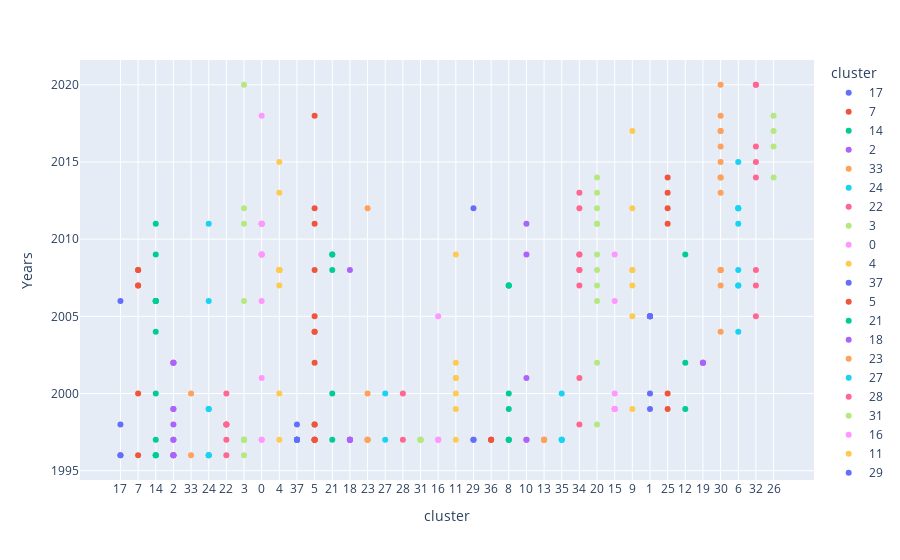

Here is the notebook cell this chart was saved with:
### Code cell
import plotly.express as px

recommd_cluster['cluster'] = recommd_cluster['cluster'].astype(str)
fig = px.scatter(recommd_cluster, y="Years", x="cluster", color="cluster")

fig.show()

### Figure 1 — Plotly figure (JSON) as saved in the notebook; plotly's stock layout.template omitted (floating-point values rounded to 4 significant figures)
{"data": [{"hovertemplate": "cluster=%{x}<br>Years=%{y}<extra></extra>", "legendgroup": "17", "marker": {"color": "#636efa", "symbol": "circle"}, "mode": "markers", "name": "17", "orientation": "v", "showlegend": true, "type": "scatter", "x": ["17", "17", "17", "17"], "xaxis": "x", "y": [1996, 1996, 1998, 2006], "yaxis": "y"}, {"hovertemplate": "cluster=%{x}<br>Years=%{y}<extra></extra>", "legendgroup": "7", "marker": {"color": "#EF553B", "symbol": "circle"}, "mode": "markers", "name": "7", "orientation": "v", "showlegend": true, "type": "scatter", "x": ["7", "7", "7", "7", "7", "7"], "xaxis": "x", "y": [1996, 2000, 2007, 2007, 2008, 2008], "yaxis": "y"}, {"hovertemplate": "cluster=%{x}<br>Years=%{y}<extra></extra>", "legendgroup": "14", "marker": {"color": "#00cc96", "symbol": "circle"}, "mode": "markers", "name": "14", "orientation": "v", "showlegend": true, "type": "scatter", "x": ["14", "14", "14", "14", "14", "14", "14", "14", "14", "14", "14", "14"], "xaxis": "x", "y": [1996, 1996, 1996, 1997, 2000, 2004, 2006, 2006, 2006, 2006, 2009, 2011], "yaxis": "y"}, {"hovertemplate": "cluster=%{x}<br>Years=%{y}<extra></extra>", "legendgroup": "2", "marker": {"color": "#ab63fa", "symbol": "circle"}, "mode": "markers", "name": "2", "orientation": "v", "showlegend": true, "type": "scatter", "x": ["2", "2", "2", "2", "2", "2", "2", "2", "2", "2", "2", "2"], "xaxis": "x", "y": [1996, 1996, 1996, 1996, 1997, 1997, 1998, 1999, 1999, 2002, 2002, 2002], "yaxis": "y"}, {"hovertemplate": "cluster=%{x}<br>Years=%{y}<extra></extra>", "legendgroup": "33", "marker": {"color": "#FFA15A", "symbol": "circle"}, "mode": "markers", "name": "33", "orientation": "v", "showlegend": true, "type": "scatter", "x": ["33", "33"], "xaxis": "x", "y": [1996, 2000], "yaxis": "y"}, {"hovertemplate": "cluster=%{x}<br>Years=%{y}<extra></extra>", "legendgroup": "24", "marker": {"color": "#19d3f3", "symbol": "circle"}, "mode": "markers", "name": "24", "orientation": "v", "showlegend": true, "type": "scatter", "x": ["24", "24", "24", "24", "24", "24", "24"], "xaxis": "x", "y": [1996, 1996, 1996, 1999, 1999, 2006, 2011], "yaxis": "y"}, {"hovertemplate": "cluster=%{x}<br>Years=%{y}<extra></extra>", "legendgroup": "22", "marker": {"color": "#FF6692", "symbol": "circle"}, "mode": "markers", "name": "22", "orientation": "v", "showlegend": true, "type": "scatter", "x": ["22", "22", "22", "22", "22", "22"], "xaxis": "x", "y": [1996, 1997, 1998, 1998, 1998, 2000], "yaxis": "y"}, {"hovertemplate": "cluster=%{x}<br>Years=%{y}<extra></extra>", "legendgroup": "3", "marker": {"color": "#B6E880", "symbol": "circle"}, "mode": "markers", "name": "3", "orientation": "v", "showlegend": true, "type": "scatter", "x": ["3", "3", "3", "3", "3", "3", "3", "3", "3", "3"], "xaxis": "x", "y": [1996, 1997, 1997, 1997, 1997, 1997, 2006, 2011, 2012, 2020], "yaxis": "y"}, {"hovertemplate": "cluster=%{x}<br>Years=%{y}<extra></extra>", "legendgroup": "0", "marker": {"color": "#FF97FF", "symbol": "circle"}, "mode": "markers", "name": "0", "orientation": "v", "showlegend": true, "type": "scatter", "x": ["0", "0", "0", "0", "0", "0", "0", "0", "0", "0", "0", "0", "0"], "xaxis": "x", "y": [1997, 1997, 2001, 2006, 2009, 2009, 2009, 2009, 2011, 2011, 2011, 2011, 2018], "yaxis": "y"}, {"hovertemplate": "cluster=%{x}<br>Years=%{y}<extra></extra>", "legendgroup": "4", "marker": {"color": "#FECB52", "symbol": "circle"}, "mode": "markers", "name": "4", "orientation": "v", "showlegend": true, "type": "scatter", "x": ["4", "4", "4", "4", "4", "4", "4", "4", "4", "4", "4", "4"], "xaxis": "x", "y": [1997, 2000, 2007, 2008, 2008, 2008, 2008, 2008, 2008, 2008, 2013, 2015], "yaxis": "y"}, {"hovertemplate": "cluster=%{x}<br>Years=%{y}<extra></extra>", "legendgroup": "37", "marker": {"color": "#636efa", "symbol": "circle"}, "mode": "markers", "name": "37", "orientation": "v", "showlegend": true, "type": "scatter", "x": ["37", "37", "37", "37", "37", "37", "37", "37"], "xaxis": "x", "y": [1997, 1997, 1997, 1997, 1997, 1997, 1997, 1998], "yaxis": "y"}, {"hovertemplate": "cluster=%{x}<br>Years=%{y}<extra></extra>", "legendgroup": "5", "marker": {"color": "#EF553B", "symbol": "circle"}, "mode": "markers", "name": "5", "orientation": "v", "showlegend": true, "type": "scatter", "x": ["5", "5", "5", "5", "5", "5", "5", "5", "5", "5", "5", "5", "5", "5", "5"], "xaxis": "x", "y": [1997, 1997, 1997, 1997, 1997, 1998, 1998, 2002, 2004, 2004, 2005, 2008, 2011, 2012, 2018], "yaxis": "y"}, {"hovertemplate": "cluster=%{x}<br>Years=%{y}<extra></extra>", "legendgroup": "21", "marker": {"color": "#00cc96", "symbol": "circle"}, "mode": "markers", "name": "21", "orientation": "v", "showlegend": true, "type": "scatter", "x": ["21", "21", "21", "21", "21"], "xaxis": "x", "y": [1997, 2000, 2008, 2009, 2009], "yaxis": "y"}, {"hovertemplate": "cluster=%{x}<br>Years=%{y}<extra></extra>", "legendgroup": "18", "marker": {"color": "#ab63fa", "symbol": "circle"}, "mode": "markers", "name": "18", "orientation": "v", "showlegend": true, "type": "scatter", "x": ["18", "18", "18", "18", "18", "18"], "xaxis": "x", "y": [1997, 1997, 1997, 1997, 1997, 2008], "yaxis": "y"}, {"hovertemplate": "cluster=%{x}<br>Years=%{y}<extra></extra>", "legendgroup": "23", "marker": {"color": "#FFA15A", "symbol": "circle"}, "mode": "markers", "name": "23", "orientation": "v", "showlegend": true, "type": "scatter", "x": ["23", "23", "23", "23", "23"], "xaxis": "x", "y": [1997, 1997, 1997, 2000, 2012], "yaxis": "y"}, {"hovertemplate": "cluster=%{x}<br>Years=%{y}<extra></extra>", "legendgroup": "27", "marker": {"color": "#19d3f3", "symbol": "circle"}, "mode": "markers", "name": "27", "orientation": "v", "showlegend": true, "type": "scatter", "x": ["27", "27"], "xaxis": "x", "y": [1997, 2000], "yaxis": "y"}, {"hovertemplate": "cluster=%{x}<br>Years=%{y}<extra></extra>", "legendgroup": "28", "marker": {"color": "#FF6692", "symbol": "circle"}, "mode": "markers", "name": "28", "orientation": "v", "showlegend": true, "type": "scatter", "x": ["28", "28"], "xaxis": "x", "y": [1997, 2000], "yaxis": "y"}, {"hovertemplate": "cluster=%{x}<br>Years=%{y}<extra></extra>", "legendgroup": "31", "marker": {"color": "#B6E880", "symbol": "circle"}, "mode": "markers", "name": "31", "orientation": "v", "showlegend": true, "type": "scatter", "x": ["31", "31", "31", "31", "31"], "xaxis": "x", "y": [1997, 1997, 1997, 1997, 1997], "yaxis": "y"}, {"hovertemplate": "cluster=%{x}<br>Years=%{y}<extra></extra>", "legendgroup": "16", "marker": {"color": "#FF97FF", "symbol": "circle"}, "mode": "markers", "name": "16", "orientation": "v", "showlegend": true, "type": "scatter", "x": ["16", "16", "16", "16"], "xaxis": "x", "y": [1997, 1997, 1997, 2005], "yaxis": "y"}, {"hovertemplate": "cluster=%{x}<br>Years=%{y}<extra></extra>", "legendgroup": "11", "marker": {"color": "#FECB52", "symbol": "circle"}, "mode": "markers", "name": "11", "orientation": "v", "showlegend": true, "type": "scatter", "x": ["11", "11", "11", "11", "11", "11", "11"], "xaxis": "x", "y": [1997, 1999, 2000, 2001, 2001, 2002, 2009], "yaxis": "y"}, {"hovertemplate": "cluster=%{x}<br>Years=%{y}<extra></extra>", "legendgroup": "29", "marker": {"color": "#636efa", "symbol": "circle"}, "mode": "markers", "name": "29", "orientation": "v", "showlegend": true, "type": "scatter", "x": ["29", "29", "29"], "xaxis": "x", "y": [1997, 1997, 2012], "yaxis": "y"}, {"hovertemplate": "cluster=%{x}<br>Years=%{y}<extra></extra>", "legendgroup": "36", "marker": {"color": "#EF553B", "symbol": "circle"}, "mode": "markers", "name": "36", "orientation": "v", "showlegend": true, "type": "scatter", "x": ["36", "36", "36"], "xaxis": "x", "y": [1997, 1997, 1997], "yaxis": "y"}, {"hovertemplate": "cluster=%{x}<br>Years=%{y}<extra></extra>", "legendgroup": "8", "marker": {"color": "#00cc96", "symbol": "circle"}, "mode": "markers", "name": "8", "orientation": "v", "showlegend": true, "type": "scatter", "x": ["8", "8", "8", "8", "8", "8", "8", "8"], "xaxis": "x", "y": [1997, 1997, 1997, 1999, 2000, 2007, 2007, 2007], "yaxis": "y"}, {"hovertemplate": "cluster=%{x}<br>Years=%{y}<extra></extra>", "legendgroup": "10", "marker": {"color": "#ab63fa", "symbol": "circle"}, "mode": "markers", "name": "10", "orientation": "v", "showlegend": true, "type": "scatter", "x": ["10", "10", "10", "10", "10"], "xaxis": "x", "y": [1997, 1997, 2001, 2009, 2011], "yaxis": "y"}, {"hovertemplate": "cluster=%{x}<br>Years=%{y}<extra></extra>", "legendgroup": "13", "marker": {"color": "#FFA15A", "symbol": "circle"}, "mode": "markers", "name": "13", "orientation": "v", "showlegend": true, "type": "scatter", "x": ["13", "13", "13", "13", "13"], "xaxis": "x", "y": [1997, 1997, 1997, 1997, 1997], "yaxis": "y"}, {"hovertemplate": "cluster=%{x}<br>Years=%{y}<extra></extra>", "legendgroup": "35", "marker": {"color": "#19d3f3", "symbol": "circle"}, "mode": "markers", "name": "35", "orientation": "v", "showlegend": true, "type": "scatter", "x": ["35", "35", "35", "35"], "xaxis": "x", "y": [1997, 1997, 1997, 2000], "yaxis": "y"}, {"hovertemplate": "cluster=%{x}<br>Years=%{y}<extra></extra>", "legendgroup": "34", "marker": {"color": "#FF6692", "symbol": "circle"}, "mode": "markers", "name": "34", "orientation": "v", "showlegend": true, "type": "scatter", "x": ["34", "34", "34", "34", "34", "34", "34", "34", "34"], "xaxis": "x", "y": [1998, 2001, 2007, 2008, 2008, 2009, 2009, 2012, 2013], "yaxis": "y"}, {"hovertemplate": "cluster=%{x}<br>Years=%{y}<extra></extra>", "legendgroup": "20", "marker": {"color": "#B6E880", "symbol": "circle"}, "mode": "markers", "name": "20", "orientation": "v", "showlegend": true, "type": "scatter", "x": ["20", "20", "20", "20", "20", "20", "20", "20", "20", "20", "20"], "xaxis": "x", "y": [1998, 2002, 2006, 2007, 2008, 2009, 2011, 2011, 2012, 2013, 2014], "yaxis": "y"}, {"hovertemplate": "cluster=%{x}<br>Years=%{y}<extra></extra>", "legendgroup": "15", "marker": {"color": "#FF97FF", "symbol": "circle"}, "mode": "markers", "name": "15", "orientation": "v", "showlegend": true, "type": "scatter", "x": ["15", "15", "15", "15", "15", "15", "15"], "xaxis": "x", "y": [1999, 1999, 1999, 1999, 2000, 2006, 2009], "yaxis": "y"}, {"hovertemplate": "cluster=%{x}<br>Years=%{y}<extra></extra>", "legendgroup": "9", "marker": {"color": "#FECB52", "symbol": "circle"}, "mode": "markers", "name": "9", "orientation": "v", "showlegend": true, "type": "scatter", "x": ["9", "9", "9", "9", "9", "9", "9"], "xaxis": "x", "y": [1999, 2005, 2007, 2008, 2008, 2012, 2017], "yaxis": "y"}, {"hovertemplate": "cluster=%{x}<br>Years=%{y}<extra></extra>", "legendgroup": "1", "marker": {"color": "#636efa", "symbol": "circle"}, "mode": "markers", "name": "1", "orientation": "v", "showlegend": true, "type": "scatter", "x": ["1", "1", "1", "1", "1", "1", "1"], "xaxis": "x", "y": [1999, 2000, 2005, 2005, 2005, 2005, 2005], "yaxis": "y"}, {"hovertemplate": "cluster=%{x}<br>Years=%{y}<extra></extra>", "legendgroup": "25", "marker": {"color": "#EF553B", "symbol": "circle"}, "mode": "markers", "name": "25", "orientation": "v", "showlegend": true, "type": "scatter", "x": ["25", "25", "25", "25", "25", "25"], "xaxis": "x", "y": [1999, 2000, 2011, 2012, 2013, 2014], "yaxis": "y"}, {"hovertemplate": "cluster=%{x}<br>Years=%{y}<extra></extra>", "legendgroup": "12", "marker": {"color": "#00cc96", "symbol": "circle"}, "mode": "markers", "name": "12", "orientation": "v", "showlegend": true, "type": "scatter", "x": ["12", "12", "12"], "xaxis": "x", "y": [1999, 2002, 2009], "yaxis": "y"}, {"hovertemplate": "cluster=%{x}<br>Years=%{y}<extra></extra>", "legendgroup": "19", "marker": {"color": "#ab63fa", "symbol": "circle"}, "mode": "markers", "name": "19", "orientation": "v", "showlegend": true, "type": "scatter", "x": ["19", "19", "19"], "xaxis": "x", "y": [2002, 2002, 2002], "yaxis": "y"}, {"hovertemplate": "cluster=%{x}<br>Years=%{y}<extra></extra>", "legendgroup": "30", "marker": {"color": "#FFA15A", "symbol": "circle"}, "mode": "markers", "name": "30", "orientation": "v", "showlegend": true, "type": "scatter", "x": ["30", "30", "30", "30", "30", "30", "30", "30", "30", "30", "30", "30", "30", "30"], "xaxis": "x", "y": [2004, 2007, 2008, 2008, 2008, 2013, 2014, 2014, 2015, 2016, 2017, 2017, 2018, 2020], "yaxis": "y"}, {"hovertemplate": "cluster=%{x}<br>Years=%{y}<extra></extra>", "legendgroup": "6", "marker": {"color": "#19d3f3", "symbol": "circle"}, "mode": "markers", "name": "6", "orientation": "v", "showlegend": true, "type": "scatter", "x": ["6", "6", "6", "6", "6", "6", "6", "6", "6"], "xaxis": "x", "y": [2004, 2007, 2007, 2008, 2011, 2012, 2012, 2012, 2015], "yaxis": "y"}, {"hovertemplate": "cluster=%{x}<br>Years=%{y}<extra></extra>", "legendgroup": "32", "marker": {"color": "#FF6692", "symbol": "circle"}, "mode": "markers", "name": "32", "orientation": "v", "showlegend": true, "type": "scatter", "x": ["32", "32", "32", "32", "32", "32", "32", "32"], "xaxis": "x", "y": [2005, 2007, 2008, 2014, 2015, 2016, 2020, 2020], "yaxis": "y"}, {"hovertemplate": "cluster=%{x}<br>Years=%{y}<extra></extra>", "legendgroup": "26", "marker": {"color": "#B6E880", "symbol": "circle"}, "mode": "markers", "name": "26", "orientation": "v", "showlegend": true, "type": "scatter", "x": ["26", "26", "26", "26"], "xaxis": "x", "y": [2014, 2016, 2017, 2018], "yaxis": "y"}], "layout": {"legend": {"title": {"text": "cluster"}, "tracegroupgap": 0}, "margin": {"t": 60}, "xaxis": {"anchor": "y", "categoryarray": ["17", "7", "14", "2", "33", "24", "22", "3", "0", "4", "37", "5", "21", "18", "23", "27", "28", "31", "16", "11", "29", "36", "8", "10", "13", "35", "34", "20", "15", "9", "1", "25", "12", "19", "30", "6", "32", "26"], "categoryorder": "array", "domain": [0, 1], "title": {"text": "cluster"}}, "yaxis": {"anchor": "x", "domain": [0, 1], "title": {"text": "Years"}}}}
